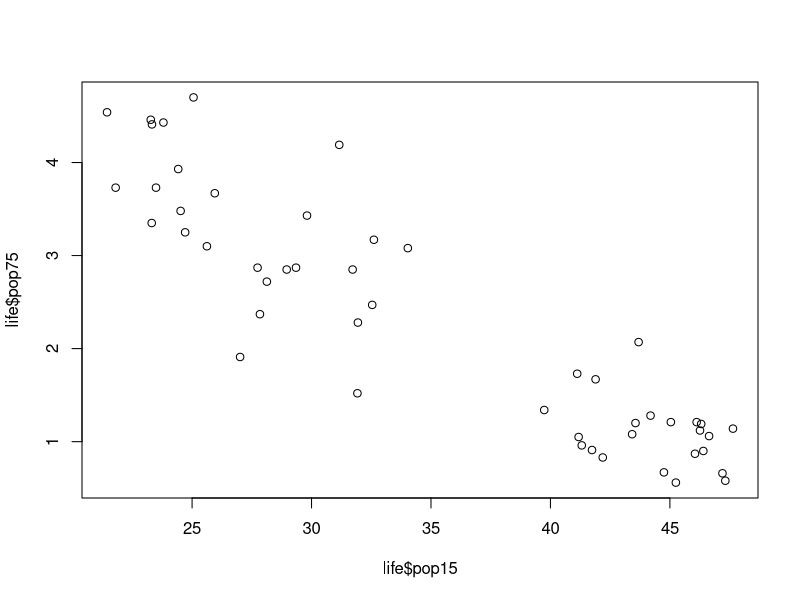

R code for this plot:
## ---- chunk 1
knitr::opts_chunk$set(echo = TRUE, warning = FALSE, message = FALSE)

library(car)

## ---- chunk 2
# Fifty countries, each variable averaged over 1960 to 1970.
life <- LifeCycleSavings

# Body weight (kg) and brain weight (g) for 62 species.
data(mammals, package = "MASS")


# The spread ratio: residual SD in the top third of fitted values --------------
# over the bottom third. Near 1 means the spread is even.
spread_ratio <- function(m) {
  third <- cut(fitted(m), quantile(fitted(m), 0:3 / 3), include.lowest = TRUE)
  s <- tapply(resid(m), third, sd)
  s[[3]] / s[[1]]
}

# Output -----------------------------------------------------------------------
# ≈ 1	Residual spread is similar across the range of predictions, consistent with constant variance
# > 1	Spread grows as predictions grow (the classic “fan” or “funnel” shape in a residuals-vs-fitted plot)
# < 1	Spread shrinks as predictions grow (a reversed funnel)


## ---- chunk 3
full <- lm(sr ~ pop15 + pop75 + dpi + ddpi, data = LifeCycleSavings)
summary(full)
## ---- chunk 4
a1_coeff <- full$coefficients["pop15"]
a1_se <- summary(full)$coefficients["pop15", "Std. Error"]
a1_ci <- confint(full, "pop15")
a1_pval <- summary(full)$coefficients["pop15", "Pr(>|t|)"]
a1_rsq <- summary(full)$r.sq
a1_rse <- sigma(full)
## ---- chunk 5
b1_coeff <- full$coefficients["pop75"]
b1_se <- summary(full)$coefficients["pop75", "Std. Error"]
b1_ci <- confint(full, "pop75")
b1_pval <- summary(full)$coefficients["pop75", "Pr(>|t|)"]
## ---- chunk 6

cor_pop <- cor(x = life$pop15, y = life$pop75)
cor_pop
plot(life$pop15, life$pop75)

vif_values <- vif(full)
vif_values

vif_rsq <- 1 - (1/vif_values)
vif_rsq * 100

## ---- chunk 7
full_mod2 <- lm(sr ~ pop15 + dpi + ddpi, data = LifeCycleSavings)
summary(full_mod2)

# Stats from model 2
b2_coeff <- full_mod2$coefficients["pop15"]
b2_se <- summary(full_mod2)$coefficients["pop15", "Std. Error"]
b2_ci <- confint(full_mod2, "pop15")
b2_pval <- summary(full_mod2)$coefficients["pop15", "Pr(>|t|)"]
b2_rsq <- summary(full_mod2)$r.sq
b2_rse <- sigma(full_mod2)

## ---- chunk 8

# Country that exceeds 2p/n
h <- hatvalues(full)
p <- length(coef(full))
n <- nobs(full)
cutoff <- 2 * p / n
h[h > cutoff]
p_exceed <- sort(h[h > cutoff], decreasing = TRUE)
p_exceed  

# Cooks distance
d <- cooks.distance(full)
d_largest <- sort(d, decreasing = TRUE)[1:3]
any(d > 1)
max(d)

d_largest
## ---- chunk 9

no_libya <- update(full, subset = rownames(LifeCycleSavings) != "Libya") # Refit without Libya

a <- coef(summary(full))["ddpi", ] # coefficient of ddpi of model with Libya
b <- coef(summary(no_libya))["ddpi", ] # coefficient of ddpi of model without Libya


cmp <- rbind(full = a, no_libya = b)[, c("Estimate", "Std. Error", "Pr(>|t|)")]
round(cmp, 4)


se_full <- a["Std. Error"]
se_nol  <- b["Std. Error"]

se_nol - se_full          # absolute change
se_nol / se_full          # ratio

## ---- chunk 10
others <- life[rownames(LifeCycleSavings) != "Libya", "ddpi"]

libya  <- life["Libya", "ddpi"]
libya
max(others)
median(others)
